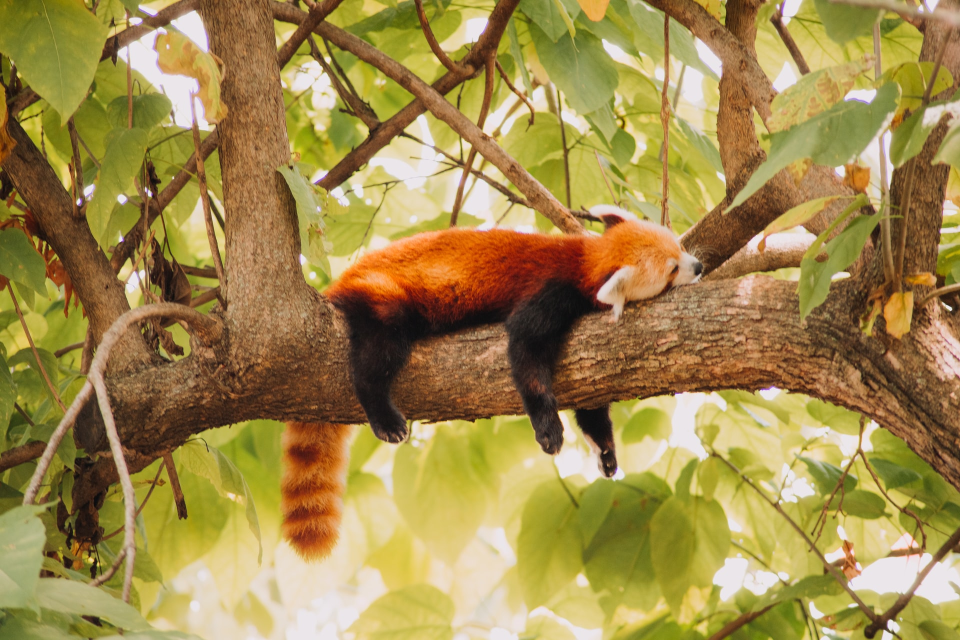
#> input picture picture.jpg, 1920 x 1280 px (shown at 1/2 size)
$ python pillow8_shapes.py
#> lines starting #> are read from the running program, lines starting #| are printed output that depends on the picture
from PIL import Image, ImageDraw, ImageFont

# image import
image = Image.open('picture.jpg')
#> image is the input picture: PIL image 1920x1280 RGB; mean R, G, B 160.9, 137.7, 76.5
draw = ImageDraw.Draw(image) # creates a draw object

# draw shapes
draw.rectangle((200,400,700,600), fill = (255,0,0), outline = 'yellow', width = 5)
draw.ellipse((200,400,700,600), fill = (255,0,255), outline = 'purple', width = 5)
draw.polygon(((0,0),(100,0),(100,100),(50,200)),fill = 'blue',outline = 'pink')
draw.line(((800,1000),(1000,1100),(1200,1000)),fill = 'black', width = 10, joint = 'curve')

# draw circle thingies
# draw.arc((800,100,1000,300),start = 10, end = 40, width = 10, fill = 'red')
# draw.chord((800,100,1000,300),start = 10, end = 180, width = 10, fill = 'red')
draw.pieslice((800,100,1000,300),start = 10, end = 180, width = 10, fill = 'red')

# draw text
font = ImageFont.truetype('Halogen.ttf', size = 80)
draw.text((1300,640),'panda', font = font, fill = (0,255,255), align = 'center', anchor = 'rt')


image.save('18.png')
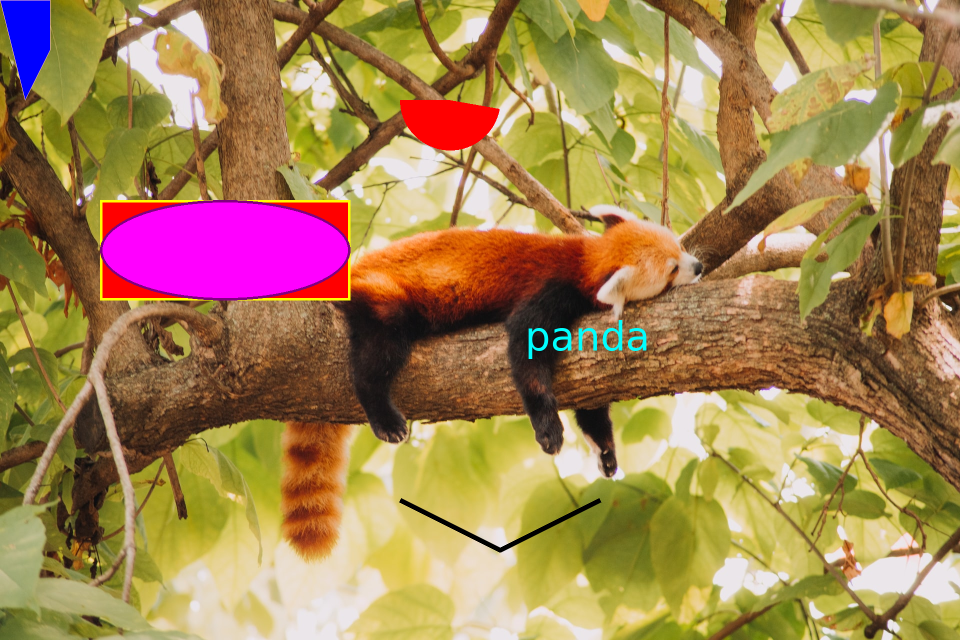
#> saved as 18.png: PIL image 1920x1280 RGB (shown at 1/2 size); mean R, G, B 163.9, 131.4, 82.2

$ run again, with owl.jpg copied over picture.jpg
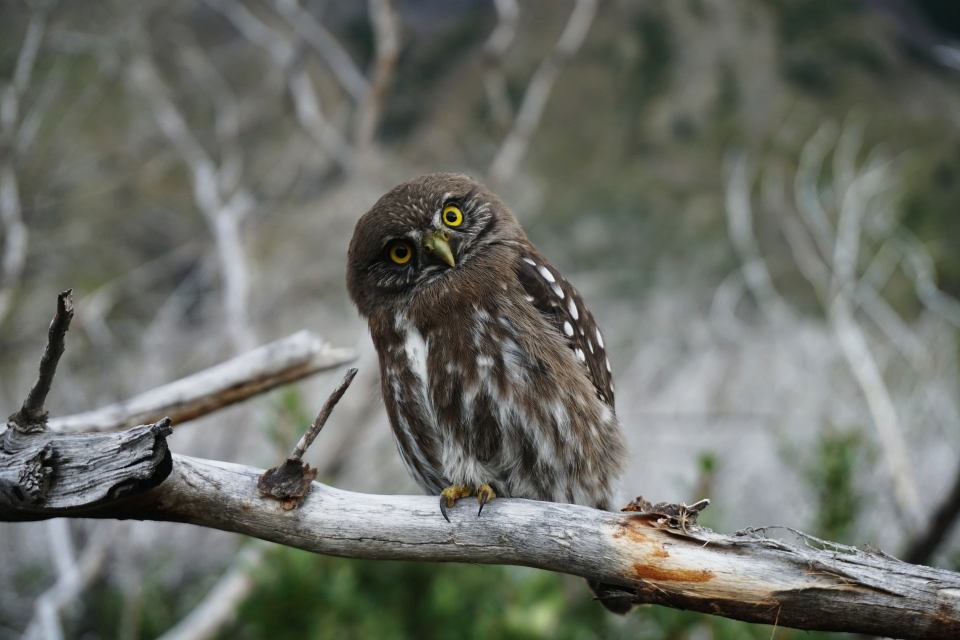
#> input picture owl.jpg, 1920 x 1280 px (shown at 1/2 size)
#> image is the input picture: PIL image 1920x1280 RGB; mean R, G, B 106.4, 109.2, 102
#> `image.save('18.png')`:
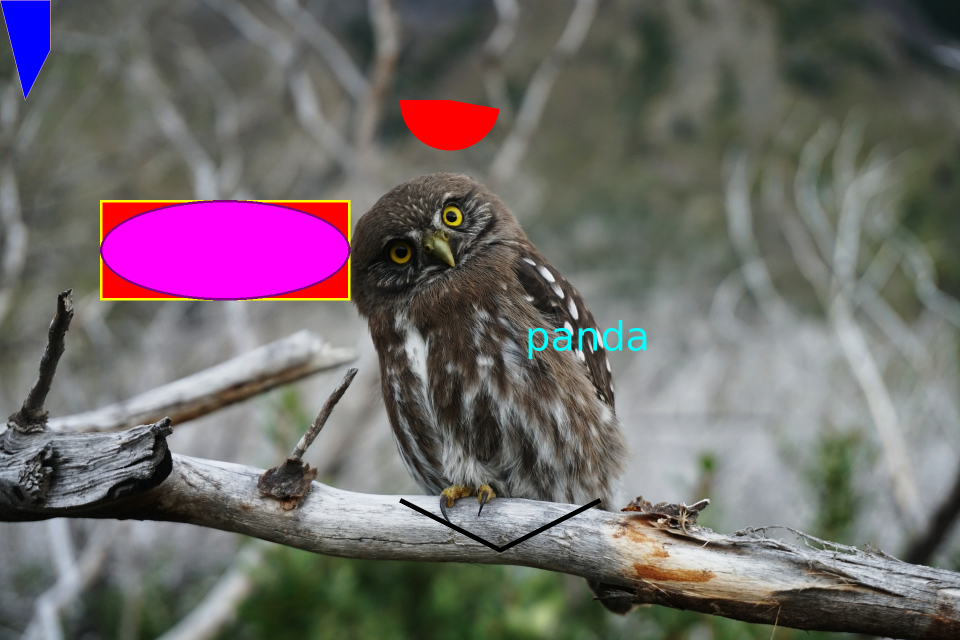
#> saved as 18.png: PIL image 1920x1280 RGB (shown at 1/2 size); mean R, G, B 111.9, 104, 105.6
